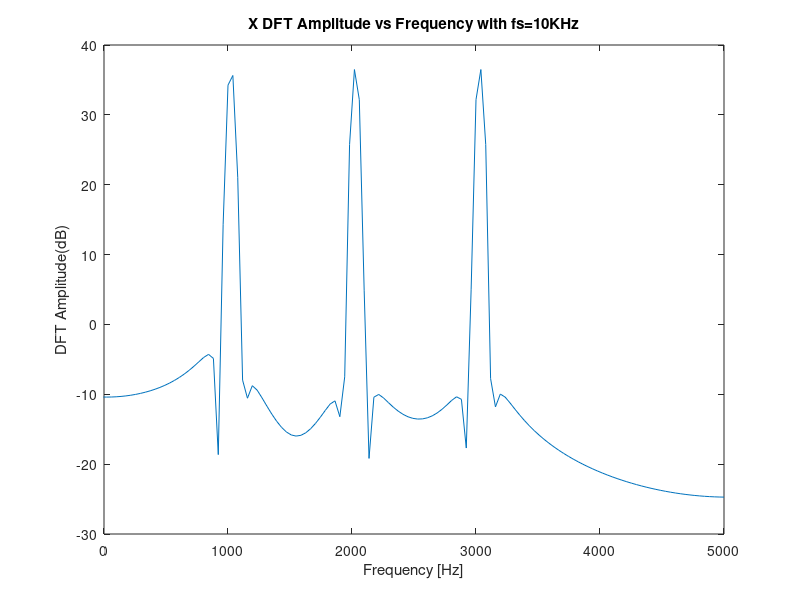
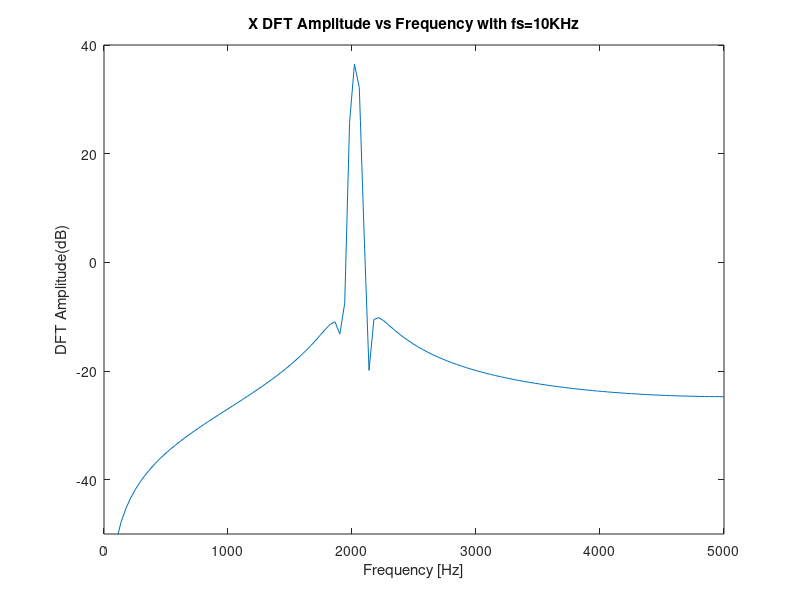
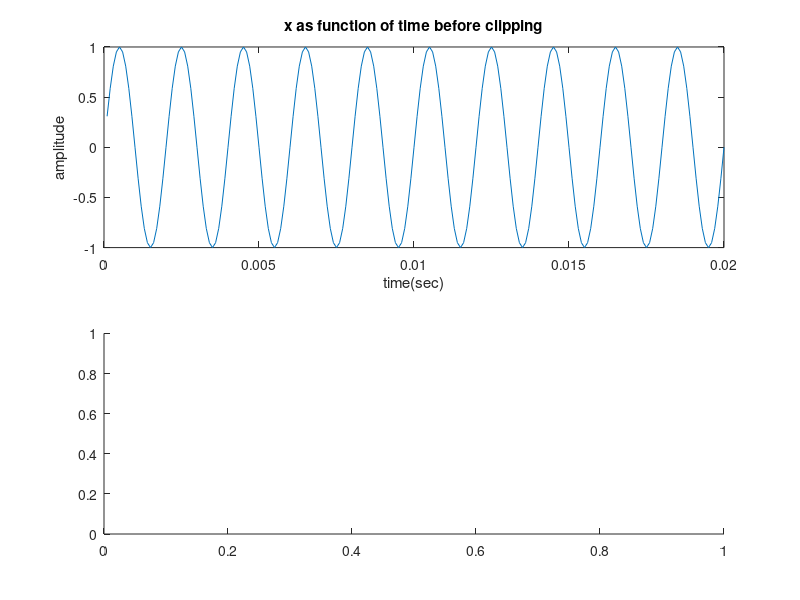

The MATLAB source for these figures, in order: (Note: this script raises an error after producing the figures.)
clear all;
close all;
clc;

%% Q1A:
f1=1e3; f2=2e3; f3=3e3;
fs=10e3;
t=(1/fs).*(0:255);
x=sin(2*pi*f1*t)+sin(2*pi*f2*t)+sin(2*pi*f3*t);
hamming_x=x'.*hamming(256);
dft_hammingX=fftshift(fft(hamming_x));
DFT_signal=20*log10(abs(dft_hammingX));
A_f_vector=linspace(-fs/2,fs/2,length(DFT_signal));

figure(1);
plot(A_f_vector,DFT_signal);
title('X DFT Amplitude vs Frequency with fs=10KHz');
xlabel('Frequency [Hz]');
ylabel('DFT Amplitude(dB)');
axis([0 fs/2 -30 40]);

%% Q1B:
f1=1e3; f2=2e3; f3=9e3;
fs=10e3;
t=(1/fs).*(0:255);
x=sin(2*pi*f1*t)+sin(2*pi*f2*t)+sin(2*pi*f3*t);
hamming_x=x'.*hamming(256);
dft_hammingX=fftshift(fft(hamming_x));
DFT_signal=20*log10(abs(dft_hammingX));
A_f_vector=linspace(-fs/2,fs/2,length(DFT_signal));

figure(2);
plot(A_f_vector,DFT_signal);
title('X DFT Amplitude vs Frequency with fs=10KHz');
xlabel('Frequency [Hz]');
ylabel('DFT Amplitude(dB)');
axis([0 fs/2 -50 40]);

%% Q7:
f=0.5e3;
fs=10e3;
t=(1/fs).*(1:200);
x=sin(2*pi*f*t);
CL=0.65*max(abs(x));
figure(3);
subplot(2,1,1);
plot(t,x);
title('x as function of time before clipping');
xlabel('time(sec)');
ylabel('amplitude');
subplot(2,1,2);
plot(t,clip(x)); 
title('x as function of time after clipping');
xlabel('time(sec)');
ylabel('amplitude');
axis([0 0.02 -1 1]);

%% Q8:
figure(4);
stem(Coeff_filter);
title('filter coefficients');
xlabel('n');
ylabel('h[n]');